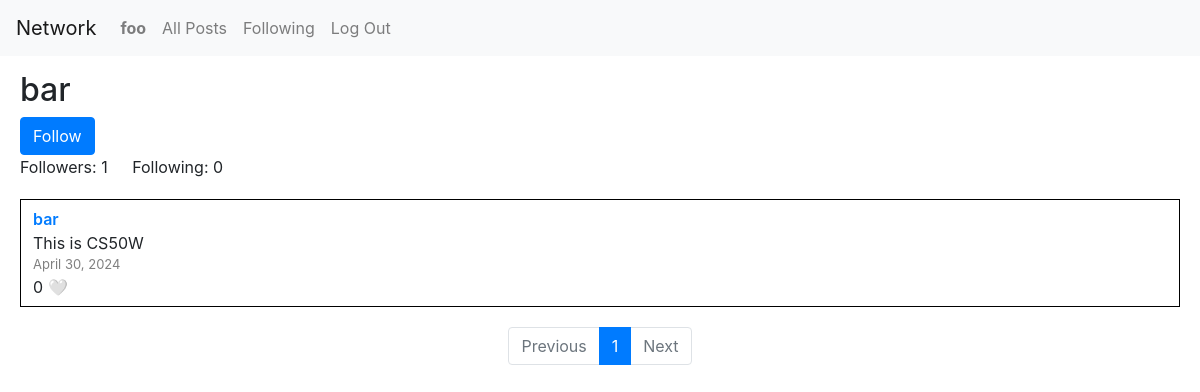
The page /bar/ (signed in) on the database as committed earlier.
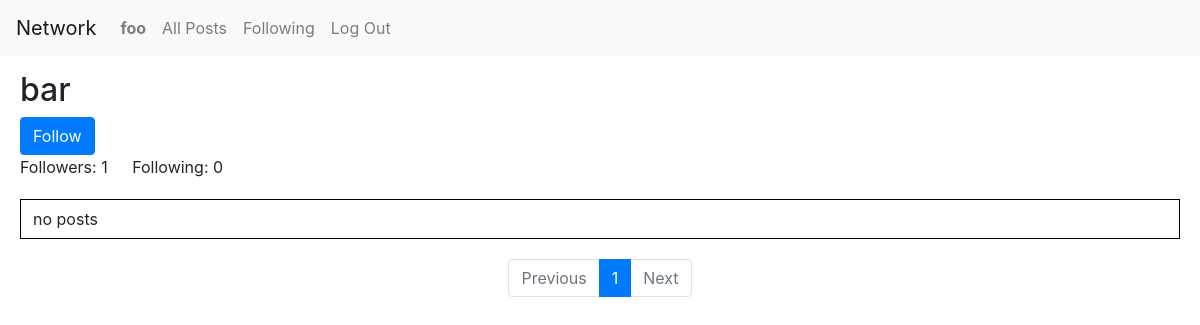
The same page on the database as committed later.
### network/models.py (models this page shows, shortened)
class User(AbstractUser):
    following = models.ManyToManyField('self', related_name='followers', symmetrical=False, null=True, blank=True)
    likes = models.ManyToManyField('Post', related_name='liked_by', blank=True)
    def __str__(self):
        return self.username

class Post(models.Model):
    poster = models.ForeignKey(User, related_name="posts", on_delete=models.CASCADE, null=False, blank=False)
    content = models.TextField(null=False, blank=False)
    date = models.DateField(auto_now_add=True, editable=False)

### network/views.py (the view)
# urls.py: path("<str:username>/", views.profile, name="profile"),
def profile(request, username, page_number=1):
    poster = get_object_or_404(User, username=username)
    poster_posts = poster.posts.order_by('-date')
    p = Paginator(poster_posts, posts_count_per_page)
    current_page = p.page(page_number)
    return render(request, "network/profile.html", {
        "poster": poster,
        "current_page": current_page,
        "pages": p,
    })

### network/templates/network/profile.html (shortened to what this page needs)
{% extends "network/layout.html" %}
{% block body %}
    <h2>{{ poster }}</h2>
    {% if user.is_authenticated and user != poster %}
        <form action="{% url 'follow' %}" method="post">
            {% if poster in user.following.all %}
                <button name="follow" value="unfollow" type="submit" class="btn btn-danger">Unfollow</button>
            {% else %}
                <button name="follow" value="follow" type="submit" class="btn btn-primary">Follow</button>
            {% endif %}
        </form>
    {% endif %}
    <span id="followers">Followers: {{ user.followers.count }}</span>
    <span id="following">Following: {{ user.following.count }}</span>
    <div id="posts">
        {% for post in current_page %}
            <div class="post">
                <div class="poster">
                    <a href="{% url 'profile' post.poster %}">{{ post.poster }}</a>
                </div>
                <div class="content">{{ post.content }}</div>
                <div class="date">{{ post.date }}</div>
                <div class="likes">
                    <span>{{ post.liked_by.count }}</span>
                    {% if post in user.likes.all %}
                        <a class="like-btn" data-id="{{ post.pk }}">❤️</a>
                    {% else %}
                        <a class="like-btn" data-id="{{ post.pk }}">🤍</a>
                    {% endif %}
                </div>
            </div>
        {% empty %}
            <div class="post">
                no posts
            </div>
        {% endfor %}
        <nav aria-label="Page navigation example">
            <ul class="pagination justify-content-center">
              {% if not current_page.has_previous %}
                <li class="page-item disabled">
                    <a class="page-link" tabindex="-1" aria-disabled="true">Previous</a>
                </li>
              {% else %}
                <li class="page-item">
                    <a class="page-link" href="{% url 'profile' poster current_page.previous_page_number %}" tabindex="-1" aria-disabled="true">Previous</a>
                </li>
              {% endif %}
              {% for i in pages.page_range %}
                {% if current_page.number == i %}
                    <li class="page-item active"><a class="page-link" href="{% url 'profile' poster i %}">{{ i }}</a></li>
                {% else %}
                    <li class="page-item"><a class="page-link" href="{% url 'profile' poster i %}">{{ i }}</a></li>
                {% endif %}
              {% endfor %}
              {% if not current_page.has_next %}
                <li class="page-item disabled">
                    <a class="page-link">Next</a>
                </li>
              {% else %}
                <li class="page-item">
                    <a class="page-link" href="{% url 'profile' poster current_page.next_page_number %}">Next</a>
                </li>
              {% endif %}
            </ul>
        </nav>
    </div>
{% endblock %}

Rows that differ between the two databases and show on the page:
removed Post: poster "bar", content "This is CS50W", date "April 30, 2024", liked_by.count "0"
Other text that changed with them:
text now shown: "no posts"
